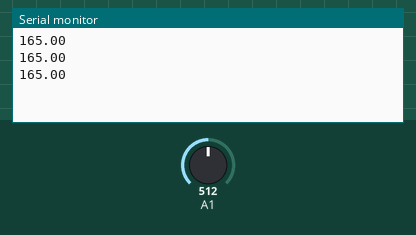
A sketch run on a simulated Arduino Mega 2560, built with avr-gcc and run on an emulated ATmega2560. On the bench: the last lines printed to the serial monitor. The test bench sets the inputs (shaded band); at power-on: A1 = 512.

Above: at 1.3 s.
1.4 s: A1 set to 716
At 1.9 s:
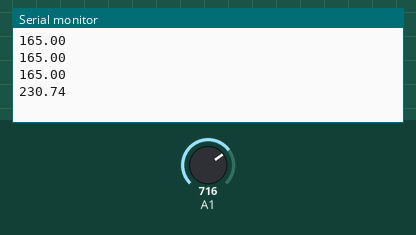
2.9 s: A1 set to 900
At 3.4 s:
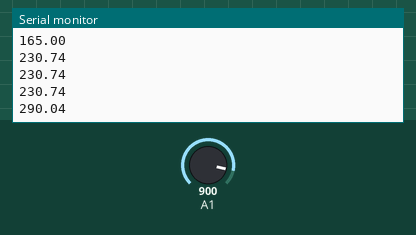
Timing chart, 0 to 5.9 s (numbered marks = the images above; inputs shaded):
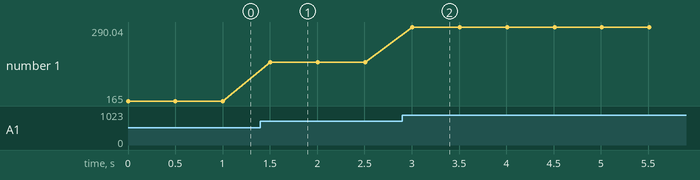

The sketch:

c1_sender.ino
```cpp
/**
 @file sender.ino
 @brief Envoie la température sur le port série
*/

void setup() {
  Serial.begin(9600);
  Serial1.begin(115200);
}

uint16_t val; // Valeur de la température
double dat; // cast en double

void loop() {

  // Lecture et Conversion
  val = analogRead(1);
  dat = (double)val * 3.3 / 10.24;

  Serial.println(dat); // terminal
  Serial1.println(dat); // envoie sur le port série

  delay(500);
}
```

Measured:
- after the input at 1.4 s, the serial monitor: prints a new line after 0.10 s (image 1)
- after the input at 2.9 s, the serial monitor: prints a new line after 0.11 s (image 2)
- plotted number 1: 165 → 230.74 after the input at 1.4 s, 230.74 → 290.04 after the input at 2.9 s
